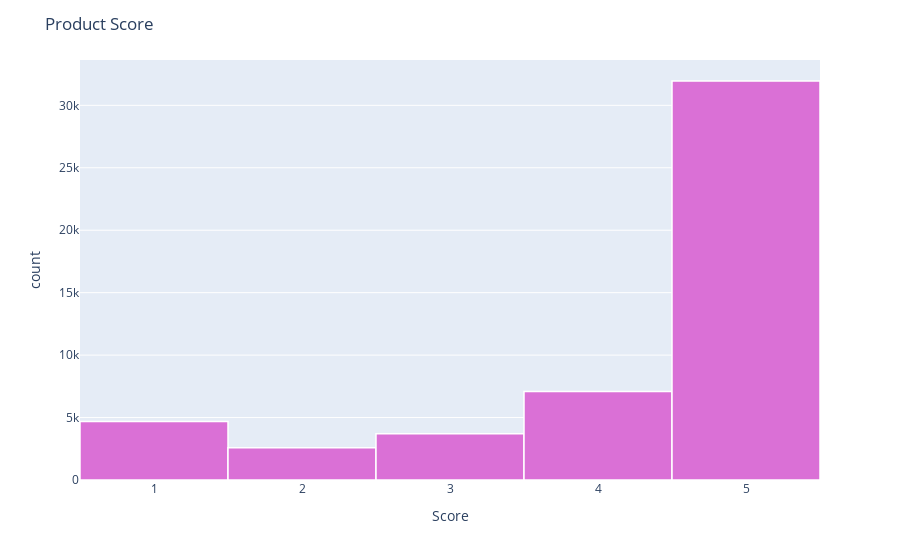

The code cell stored with this chart in its notebook:
### Code cell
# Product Scores

fig = px.histogram(df, x="Score")
fig.update_traces(marker_color="Orchid ",marker_line_color='white',
                  marker_line_width=1.5)
fig.update_layout(title_text='Product Score')
fig.show()

### Figure 1 — Plotly figure (JSON) as saved in the notebook; plotly's stock layout.template omitted (floating-point values rounded to 4 significant figures; data arrays with more than 128 entries replaced by an {"elided": "..."} marker saying what was removed)
{"data": [{"alignmentgroup": "True", "bingroup": "x", "hovertemplate": "Score=%{x}<br>count=%{y}<extra></extra>", "legendgroup": "", "marker": {"color": "Orchid ", "line": {"color": "white", "width": 1.5}, "pattern": {"shape": ""}}, "name": "", "offsetgroup": "", "orientation": "v", "showlegend": false, "type": "histogram", "x": {"elided": "50000 int values"}, "xaxis": "x", "yaxis": "y"}], "layout": {"autosize": true, "barmode": "relative", "legend": {"tracegroupgap": 0}, "margin": {"t": 60}, "title": {"text": "Product Score"}, "xaxis": {"anchor": "y", "autorange": true, "domain": [0, 1], "range": [0.5, 5.5], "title": {"text": "Score"}, "type": "linear"}, "yaxis": {"anchor": "x", "autorange": true, "domain": [0, 1], "range": [0, 33630.0], "title": {"text": "count"}}}}
